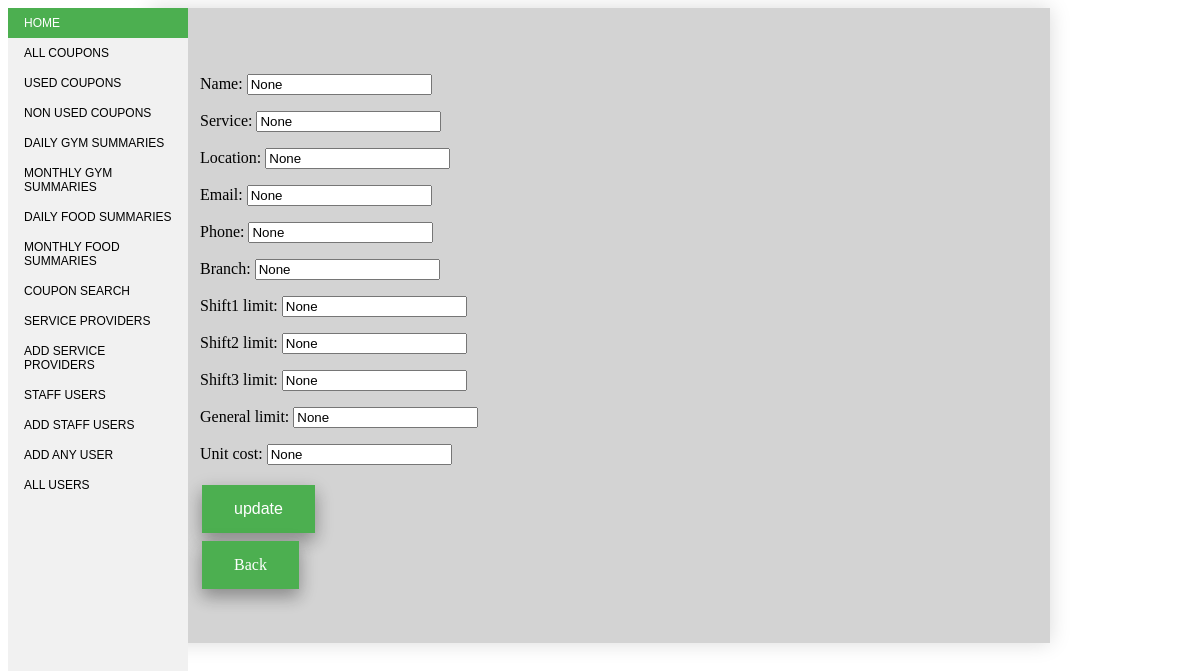
Screenshot of /update_providers/1 with the database file from the repository.
### models.py (models this page shows)
class Service_providers(db.Model):
    id = db.Column('sp_id', db.Integer, primary_key = True)
    name = db.Column(db.String(100))
    service = db.Column(db.String(100))
    location = db.Column(db.String(100))
    email = db.Column(db.String(100))
    phone = db.Column(db.String(100))
    nssf_branch = db.Column(db.String(100))
    max_morn = db.Column(db.Integer)
    max_noon = db.Column(db.Integer)
    max_eve = db.Column(db.Integer)
    max_num = db.Column(db.Integer)
    unit_cost = db.Column(db.Integer)

### main.py (the view)
@main.route('/update_providers/<int:id>', methods=['GET', 'POST'])
def update_providers(id):
    svc_provider = Service_providers.query.get_or_404(id)
    if request.method == 'POST':
        svc_provider.name = request.form['name']
        svc_provider.service = request.form['service']
        svc_provider.location = request.form['location']
        svc_provider.email = request.form['email']
        svc_provider.phone = request.form['phone']
        svc_provider.nssf_branch = request.form['nssf_branch']
        svc_provider.max_morn = request.form['max_morn']
        svc_provider.max_noon = request.form['max_noon']
        svc_provider.max_eve = request.form['max_eve']
        svc_provider.max_num = request.form['max_num']
        svc_provider.unit_cost = request.form['unit_cost']
        try:
            db.session.commit()
            return redirect(url_for('main.show_all_providers'))
        except:
            flash('There was a problem updating data')
    else:
        return render_template('update_providers.html', svc_provider=svc_provider)
    return render_template('update_providers.html', svc_provider=svc_provider)

### main.py (called while the page is built)
@main.before_request
def before_request():
    g.user = current_user

### templates/update_providers.html
{% extends "base5.html" %}
{% block content %}
<div class="div2">
        <form method="POST" action="/update_providers/{{ svc_provider.id }}">
            <p><label for="name">Name:</label>
            <input type="text" class="form-control" name="name" value="{{ svc_provider.name }}"></p>
            <p><label for="service">Service:</label>
            <input type="text" class="form-control" name="service" value="{{ svc_provider.service }}"></p>
            <p><label for="location">Location:</label>
            <input type="text" class="form-control" name="location" value="{{ svc_provider.location }}"></p>
            <p><label for="email">Email:</label>
            <input type="email" class="form-control" name="email" value="{{ svc_provider.email }}"></p>
            <p><label for="phone">Phone:</label>
            <input type="text" class="form-control" name="phone" value="{{ svc_provider.phone }}"></p>
            <p><label for="nssf_branch">Branch:</label>
            <input type="text" class="form-control" name="nssf_branch" value="{{ svc_provider.nssf_branch }}"></p>
            <p><label for="max_morn">Shift1 limit:</label>
            <input type="text" class="form-control" name="max_morn" value="{{ svc_provider.max_morn }}"></p>
            <p><label for="max_noon">Shift2 limit:</label>
            <input type="text" class="form-control" name="max_noon" value="{{ svc_provider.max_noon }}"></p>
            <p><label for="max_eve">Shift3 limit:</label>
            <input type="text" class="form-control" name="max_eve" value="{{ svc_provider.max_eve }}"></p>
            <p><label for="max_num">General limit:</label>
            <input type="text" class="form-control" name="max_num" value="{{ svc_provider.max_num }}"></p>
            <p><label for="unit_cost">Unit cost:</label>
            <input type="text" class="form-control" name="unit_cost" value="{{ svc_provider.unit_cost }}"></p>
            <button class="button is-block is-info is-large is-fullwidth">update</button>
        </form>
        <div>
        <a href="{{ url_for('main.show_all_providers') }}" class="button">Back</a>
        </div>
</div>
{% endblock %}

### templates/base5.html (style rules this page uses)
.div2 { background-color: lightgrey; width: 800px; border: 0px solid green; padding: 50px; margin: auto; box-shadow: 0 0 20px rgba(0, 0, 0, 0.15); }
.button { background-color: #4CAF50; border: none; color: white; padding: 15px 32px; text-align: center; text-decoration: none; display: inline-block; font-size: 16px; margin: 4px 2px; cursor: pointer; -webkit-transition-duration: 0.4s; transition-duration: 0.4s; box-shadow: 0 8px 16px 0 rgba(0,0,0,0.2), 0 6px 20px 0 rgba(0,0,0,0.19); }

### rows the page displays
Service_providers: name "None", service "None", location "None", email "None", phone "None", nssf_branch "None", max_morn "None", max_noon "None", max_eve "None", max_num "None", unit_cost "None"
